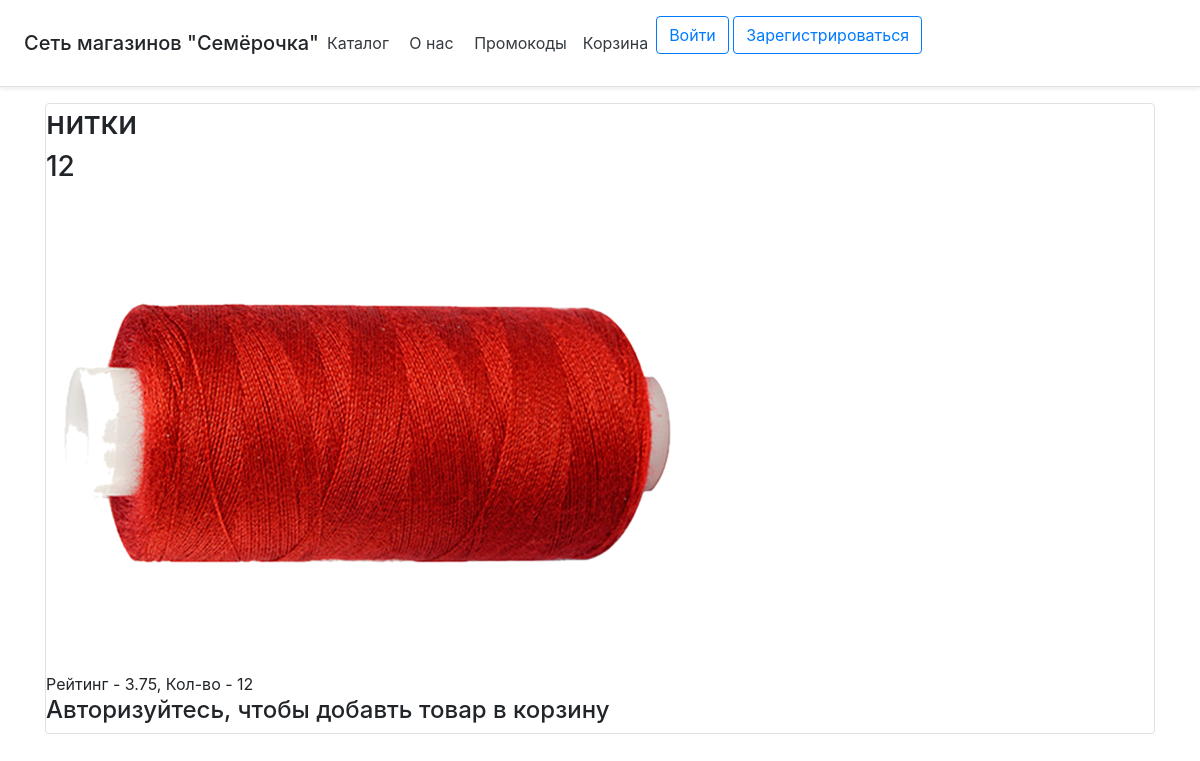
Before: /catalog/нитки with the older database file.
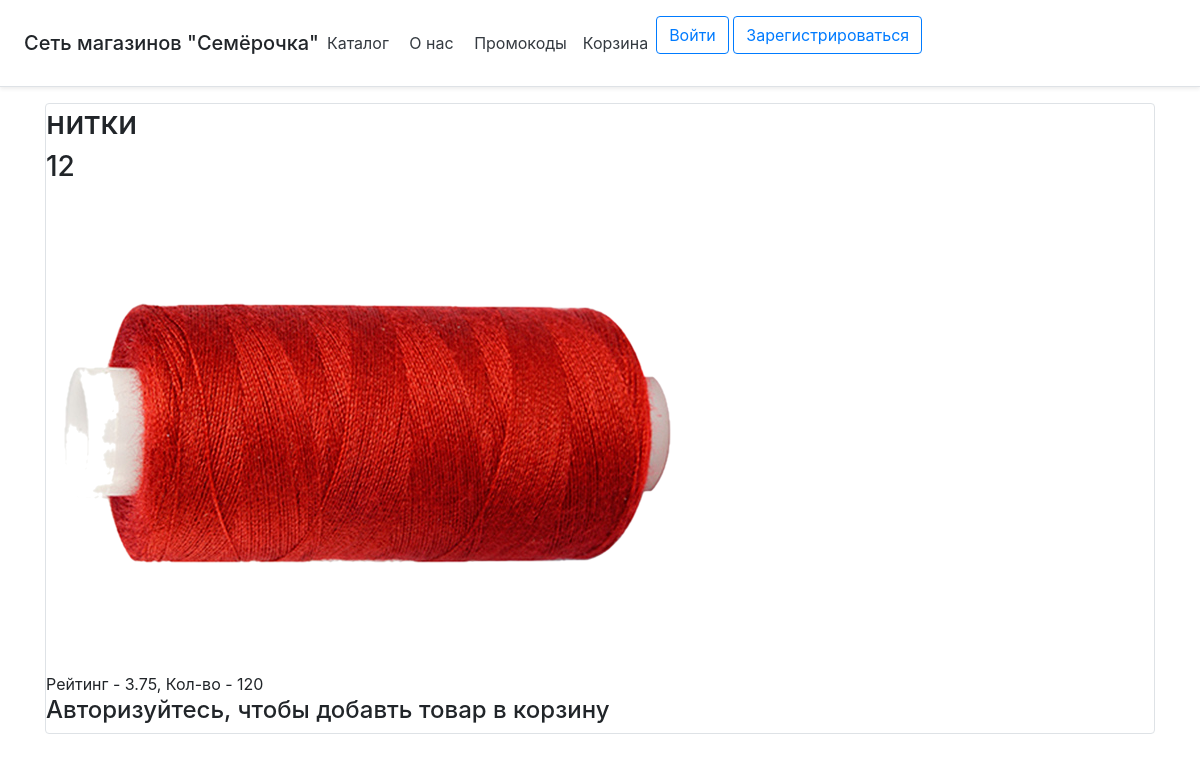
After: the same page with the newer database file.
### data/goods.py (models this page shows)
class Good(SqlAlchemyBase):
    __tablename__ = 'goods'
    id = sqlalchemy.Column(sqlalchemy.Integer,
                           primary_key=True, autoincrement=True)
    name = sqlalchemy.Column(sqlalchemy.String, nullable=True)
    price = sqlalchemy.Column(sqlalchemy.Integer)
    rating = sqlalchemy.Column(sqlalchemy.Float)
    count_rating = sqlalchemy.Column(sqlalchemy.Integer)
    amount = sqlalchemy.Column(sqlalchemy.Integer)
    picture = sqlalchemy.Column(sqlalchemy.String)
    goodstobuy = orm.relation("Goodstobuy", back_populates='good')

### main.py (the view, shortened to what this page needs)
@app.route("/catalog/<name>", methods=['POST', 'GET'])
def good(name):
    db_sess = db_session.create_session()
    goods = db_sess.query(Good).filter(Good.name == name)
    return render_template('good.html', item=goods[0], title=name)

### data/db_session.py (called while the page is built)
def create_session() -> Session:
    global __factory
    return __factory()

### templates/good.html
{% extends "base.html" %}
{% block content %}
<div class="col-md6 border rounded">
    <h2>{{item.name}}</h2>
    <h3>{{item.price}}</h3>
    <img src={{item.picture}} alt="здесь должна была быть картинка, но не нашлась">
    <div>
        Рейтинг - {{item.rating}}, Кол-во - {{item.amount}}
    </div>
    <form class="login_form" method="post">
        {% if current_user.is_authenticated %}
        <div class="form-group">
            <label for="classSelect">Кол-во</label>
            <select class="form-control" id="classSelect" name="amount">
                <option>1</option>
                <option>2</option>
                <option>3</option>
                <option>4</option>
                <option>5</option>
            </select>
        </div>
        <h4>Оценить</h4>
        <a class="p-2 text-dark cc_pointer" href="/catalog/{{item.name}}/1">1</a>
        <a class="p-2 text-dark cc_pointer" href="/catalog/{{item.name}}/2">2</a>
        <a class="p-2 text-dark cc_pointer" href="/catalog/{{item.name}}/3">3</a>
        <a class="p-2 text-dark cc_pointer" href="/catalog/{{item.name}}/4">4</a>
        <a class="p-2 text-dark cc_pointer" href="/catalog/{{item.name}}/5">5</a>
        <button type="submit" class="btn btn-primary">Добавить в корзину</button>
        {% else %}
        <h4>Авторизуйтесь, чтобы добавть товар в корзину</h4>
        {% endif %}
    </form>
</div>
{% endblock %}

Changed rows visible on the page:
changed Good "нитки": amount "12" → "120"
